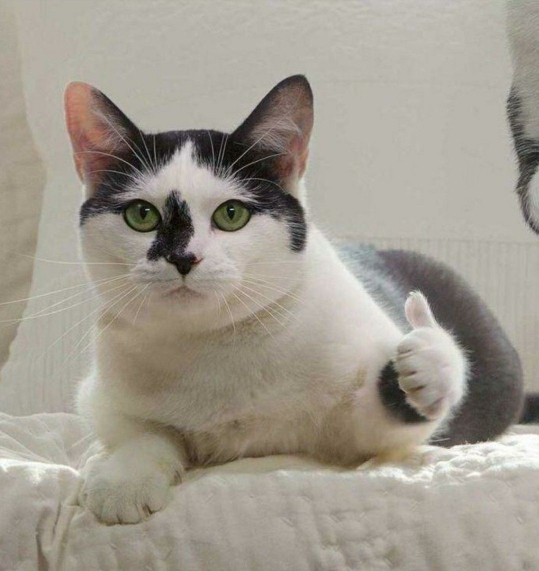
#> input picture 10.jpg, 1078 x 1142 px, given as the content of the folder /media/chollet/Новый том/PLAATJES/PetImagesOriginalSize/Dog, which was not available (shown at 1/2 size)
$ python search_similarities_images.py
#> lines starting #> are read from the running program, lines starting #| are printed output that depends on the picture; pictures that were not available may be replaced by others from this repository, and a replacement may not be noted
# pip install opencv-python numpy matplotlib
# pip install -U scikit-learn

# https://telegra.ph/Sistema-poiska-pohozhih-izobrazhenij-04-28
# Импортируем нужные библиотеки

import cv2
import numpy as np
import os
# import matplotlib
# matplotlib.use('TkAgg')  # Установите бэкенд на TkAgg
import matplotlib.pyplot as plt
from sklearn.metrics.pairwise import cosine_similarity


# ========== Настройка ==========

# Папка с изображениями базы
# IMAGE_FOLDER = "/media/chollet/Новый том/PLAATJES/PetImagesOriginalSize/Cat"
IMAGE_FOLDER = "/media/chollet/Новый том/PLAATJES/PetImagesOriginalSize/Dog"


# Путь к изображению-запросу
QUERY_IMAGE_PATH = "11.jpg"


# Сколько похожих картинок показать
TOP_K = 5


# ========== Функция: Вытаскиваем вектор признаков изображения ==========

def extract_features(image_path):
    """
    Извлекает вектор признаков из изображения:
    уменьшаем его и усредняем цвета
    """
    image = cv2.imread(image_path)
#> image is the input picture: shape (1142, 1078, 3); mean B, G, R 143.1, 154.3, 160.4
    if image is None:
        print(f"Не удалось загрузить изображение: {image_path}")
        return None  # Возвращаем None, если изображение не загружено

    image = cv2.cvtColor(image, cv2.COLOR_BGR2RGB)

    # Уменьшаем размер изображения до 32x32 для упрощения
    # image = cv2.resize(image, (32, 32))

    image = cv2.resize(image, (64, 64))
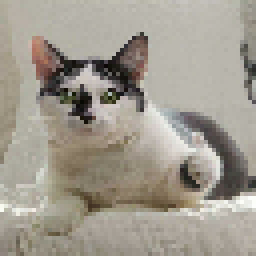
#> image: shape (64, 64, 3) (shown 4 times larger); mean R, G, B 160.3, 154.2, 143

    # Преобразуем изображение в один длинный вектор
    features = image.flatten()
#> features = 12288 values, max 253 at index 9595, min 3 at index 4274, mean 152.5

    # Нормализуем вектор признаков
    features = features / 255.0
#> features = 12288 values, max 0.992 at index 9595, min 0.0118 at index 4274, mean 0.598

    return features


# ========== Загружаем базу изображений ==========

database_features = []
database_filenames = []

for filename in os.listdir(IMAGE_FOLDER):
    if filename.endswith(('.jpg', '.png', '.jpeg')):
        path = os.path.join(IMAGE_FOLDER, filename)
        features = extract_features(path)

        if features is not None:  # Проверяем, что features не None
            database_features.append(features)
            database_filenames.append(filename)
        else:
            print(f"Пропускаем файл из-за ошибки: {path}")

# Преобразуем в массив NumPy только если есть валидные признаки
if database_features:
    database_features = np.array(database_features)
else:
    print("Нет доступных признаков для создания массива.")


database_features = np.array(database_features)

# ========== Обрабатываем изображение-запрос ==========
query_features = extract_features(QUERY_IMAGE_PATH)
#> call 2 of extract_features, with image_path = '11.jpg'
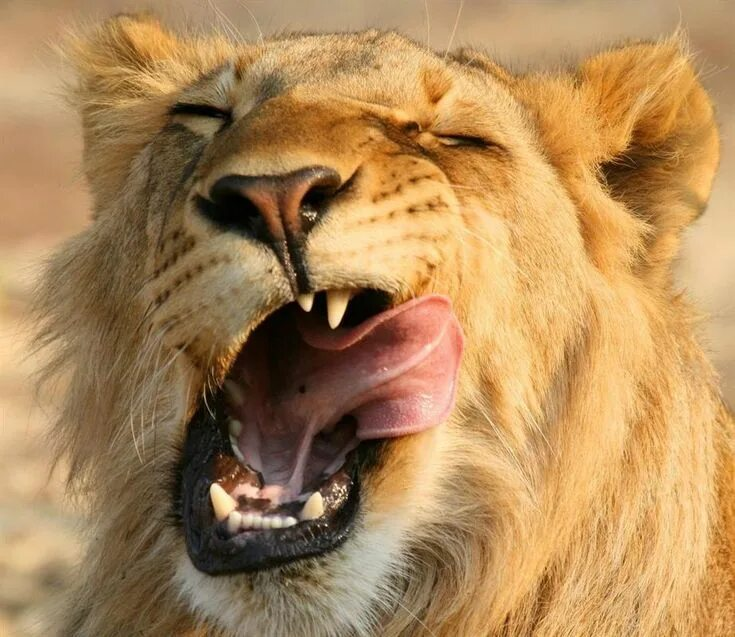
#> input picture 11.jpg, 735 x 637 px
#> in extract_features, image is the input picture: shape (637, 735, 3); mean B, G, R 89.5, 136.7, 174.2
#> in extract_features (call 2), `image = cv2.resize(image, (64, 64))`:
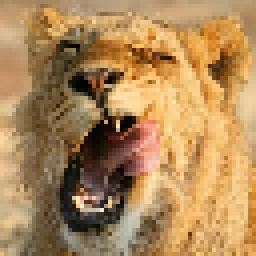
#> image: shape (64, 64, 3) (shown 4 times larger); mean R, G, B 174.1, 136.6, 89.4
#> in extract_features (call 2), `features = image.flatten()`: features = 12288 values, max 255 at index 3399, min 0 at index 2165, mean 133.4
#> in extract_features (call 2), `features = features / 255.0`: features = 12288 values, max 1 at index 3399, min 0 at index 2165, mean 0.523
#> query_features has the same summary as features in extract_features

# ========== Вычисляем похожесть ==========
# Используем косинусную меру близости
similarities = cosine_similarity([query_features], database_features)[0]
#> similarities = [0.898]

# Сортируем индексы по убыванию схожести
sorted_indices = np.argsort(similarities)[::-1]
#> sorted_indices = [0]

# ========== Показываем результаты ==========
# Загружаем изображение-запрос
query_image = cv2.imread(QUERY_IMAGE_PATH)
query_image = cv2.cvtColor(query_image, cv2.COLOR_BGR2RGB)

# Ри# Рисуем
plt.figure(figsize=(15, 5))

# Показываем запрос
plt.subplot(1, TOP_K + 1, 1)
plt.imshow(query_image)
plt.title("Запрос")
plt.axis('off')

# Показываем топ-K похожих
for i in range(TOP_K):
    filename = database_filenames[sorted_indices[i]]
#> filename = '10.jpg'
#> (the run stopped early here; a loop or call above may not have finished)
